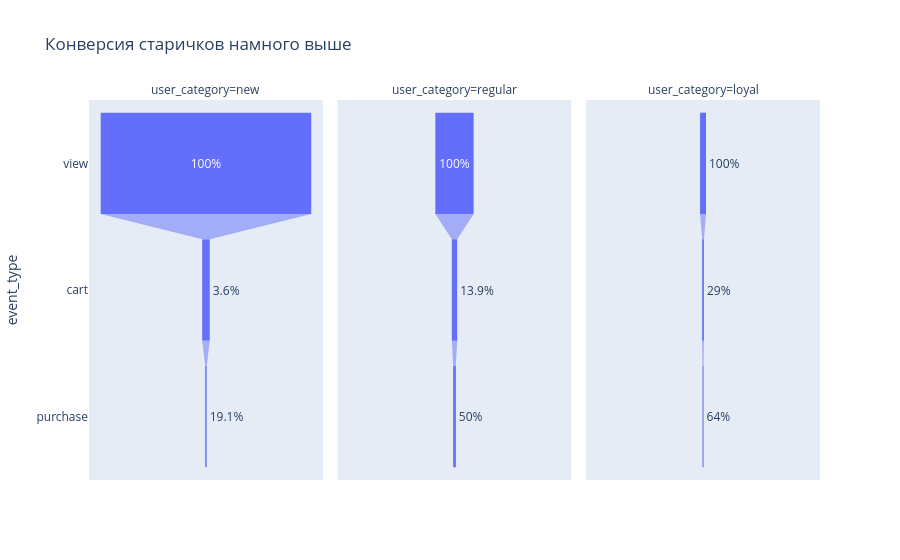

The code cell stored with this chart in its notebook:
### Code cell
# Суммируем действия по категориям пользователей
funnel_data = (
    g.groupby('user_category')[['view', 'cart', 'purchase']]
    .sum()
    .reindex(columns=['view', 'cart', 'purchase'])  # порядок стадий
    .reset_index()
    .melt(id_vars='user_category', var_name='event_type', value_name='count') # сворачиваем юзеров по категориям
)

funnel_data['conv_prev'] = (
    funnel_data
    .groupby('user_category', observed=True)['count']
    .transform(lambda x: (x / x.shift(1) * 100).round(1))
)
funnel_data['conv_prev'] = funnel_data['conv_prev'].fillna(100)
funnel_data

fig = px.funnel(
    funnel_data,
    x='count',          # ширина бара = реальное количество событий
    y='event_type',
    facet_col='user_category',   # все категории в ОДНОМ графике
    text='conv_prev',
    title='Конверсия старичков намного выше'
)
fig.update_traces(texttemplate='%{text}%')
fig.show()

### Figure 1 — Plotly figure (JSON) as saved in the notebook; plotly's stock layout.template omitted (floating-point values rounded to 4 significant figures)
{"data": [{"hovertemplate": "user_category=new<br>count=%{x}<br>event_type=%{y}<br>conv_prev=%{text}<extra></extra>", "legendgroup": "", "marker": {"color": "#636efa"}, "name": "", "orientation": "h", "showlegend": false, "text": [100.0, 3.6, 19.1], "texttemplate": "%{text}%", "type": "funnel", "x": [803702, 28953, 5540], "xaxis": "x", "y": ["view", "cart", "purchase"], "yaxis": "y"}, {"hovertemplate": "user_category=regular<br>count=%{x}<br>event_type=%{y}<br>conv_prev=%{text}<extra></extra>", "legendgroup": "", "marker": {"color": "#636efa"}, "name": "", "orientation": "h", "showlegend": false, "text": [100.0, 13.9, 50.0], "texttemplate": "%{text}%", "type": "funnel", "x": [146322, 20383, 10201], "xaxis": "x2", "y": ["view", "cart", "purchase"], "yaxis": "y2"}, {"hovertemplate": "user_category=loyal<br>count=%{x}<br>event_type=%{y}<br>conv_prev=%{text}<extra></extra>", "legendgroup": "", "marker": {"color": "#636efa"}, "name": "", "orientation": "h", "showlegend": false, "text": [100.0, 29.0, 64.0], "texttemplate": "%{text}%", "type": "funnel", "x": [22689, 6575, 4210], "xaxis": "x3", "y": ["view", "cart", "purchase"], "yaxis": "y3"}], "layout": {"annotations": [{"font": {}, "showarrow": false, "text": "user_category=new", "x": 0.16, "xanchor": "center", "xref": "paper", "y": 1, "yanchor": "bottom", "yref": "paper"}, {"font": {}, "showarrow": false, "text": "user_category=regular", "x": 0.5, "xanchor": "center", "xref": "paper", "y": 1, "yanchor": "bottom", "yref": "paper"}, {"font": {}, "showarrow": false, "text": "user_category=loyal", "x": 0.84, "xanchor": "center", "xref": "paper", "y": 1, "yanchor": "bottom", "yref": "paper"}], "legend": {"tracegroupgap": 0}, "title": {"text": "Конверсия старичков намного выше"}, "xaxis": {"anchor": "y", "domain": [0, 0.32], "title": {"text": "count"}}, "xaxis2": {"anchor": "y2", "domain": [0.34, 0.66], "matches": "x", "title": {"text": "count"}}, "xaxis3": {"anchor": "y3", "domain": [0.68, 1.0], "matches": "x", "title": {"text": "count"}}, "yaxis": {"anchor": "x", "domain": [0, 1], "title": {"text": "event_type"}}, "yaxis2": {"anchor": "x2", "domain": [0, 1], "matches": "y", "showticklabels": false}, "yaxis3": {"anchor": "x3", "domain": [0, 1], "matches": "y", "showticklabels": false}}}
